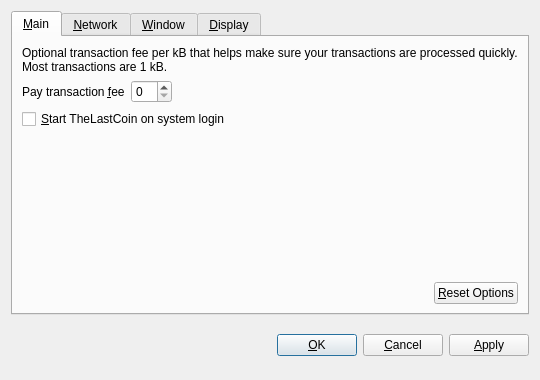
<?xml version="1.0" encoding="UTF-8"?>
<ui version="4.0">
 <class>OptionsDialog</class>
 <widget class="QDialog" name="OptionsDialog">
  <property name="geometry">
   <rect>
    <x>0</x>
    <y>0</y>
    <width>540</width>
    <height>380</height>
   </rect>
  </property>
  <property name="windowTitle">
   <string>Options</string>
  </property>
  <property name="modal">
   <bool>true</bool>
  </property>
  <layout class="QVBoxLayout" name="verticalLayout">
   <item>
    <widget class="QTabWidget" name="tabWidget">
     <property name="tabPosition">
      <enum>QTabWidget::North</enum>
     </property>
     <property name="currentIndex">
      <number>0</number>
     </property>
     <widget class="QWidget" name="tabMain">
      <attribute name="title">
       <string>&amp;Main</string>
      </attribute>
      <layout class="QVBoxLayout" name="verticalLayout_Main">
       <item>
        <widget class="QLabel" name="transactionFeeInfoLabel">
         <property name="text">
          <string>Optional transaction fee per kB that helps make sure your transactions are processed quickly. Most transactions are 1 kB.</string>
         </property>
         <property name="textFormat">
          <enum>Qt::PlainText</enum>
         </property>
         <property name="wordWrap">
          <bool>true</bool>
         </property>
        </widget>
       </item>
       <item>
        <layout class="QHBoxLayout" name="horizontalLayout_1_Main">
         <item>
          <widget class="QLabel" name="transactionFeeLabel">
           <property name="text">
            <string>Pay transaction &amp;fee</string>
           </property>
           <property name="textFormat">
            <enum>Qt::PlainText</enum>
           </property>
           <property name="buddy">
            <cstring>transactionFee</cstring>
           </property>
          </widget>
         </item>
         <item>
          <widget class="BitcoinAmountField" name="transactionFee"/>
         </item>
         <item>
          <spacer name="horizontalSpacer_1_Main">
           <property name="orientation">
            <enum>Qt::Horizontal</enum>
           </property>
           <property name="sizeHint" stdset="0">
            <size>
             <width>40</width>
             <height>20</height>
            </size>
           </property>
          </spacer>
         </item>
        </layout>
       </item>
       <item>
        <widget class="QCheckBox" name="bitcoinAtStartup">
         <property name="toolTip">
          <string>Automatically start TheLastCoin after logging in to the system.</string>
         </property>
         <property name="text">
          <string>&amp;Start TheLastCoin on system login</string>
         </property>
        </widget>
       </item>
       <item>
        <spacer name="verticalSpacer_Main">
         <property name="orientation">
          <enum>Qt::Vertical</enum>
         </property>
         <property name="sizeHint" stdset="0">
          <size>
           <width>20</width>
           <height>40</height>
          </size>
         </property>
        </spacer>
       </item>
       <item>
        <layout class="QHBoxLayout" name="horizontalLayout_2_Main">
         <item>
          <spacer name="horizontalSpacer_2_Main">
           <property name="orientation">
            <enum>Qt::Horizontal</enum>
           </property>
           <property name="sizeHint" stdset="0">
            <size>
             <width>40</width>
             <height>20</height>
            </size>
           </property>
          </spacer>
         </item>
         <item>
          <widget class="QPushButton" name="resetButton">
           <property name="toolTip">
            <string>Reset all client options to default.</string>
           </property>
           <property name="text">
            <string>&amp;Reset Options</string>
           </property>
           <property name="autoDefault">
            <bool>false</bool>
           </property>
          </widget>
         </item>
        </layout>
       </item>
      </layout>
     </widget>
     <widget class="QWidget" name="tabNetwork">
      <attribute name="title">
       <string>&amp;Network</string>
      </attribute>
      <layout class="QVBoxLayout" name="verticalLayout_Network">
       <item>
        <widget class="QCheckBox" name="mapPortUpnp">
         <property name="toolTip">
          <string>Automatically open the TheLastCoin client port on the router. This only works when your router supports UPnP and it is enabled.</string>
         </property>
         <property name="text">
          <string>Map port using &amp;UPnP</string>
         </property>
        </widget>
       </item>
       <item>
        <widget class="QCheckBox" name="connectSocks">
         <property name="toolTip">
          <string>Connect to the TheLastCoin network through a SOCKS proxy (e.g. when connecting through Tor).</string>
         </property>
         <property name="text">
          <string>&amp;Connect through SOCKS proxy:</string>
         </property>
        </widget>
       </item>
       <item>
        <layout class="QHBoxLayout" name="horizontalLayout_Network">
         <item>
          <widget class="QLabel" name="proxyIpLabel">
           <property name="text">
            <string>Proxy &amp;IP:</string>
           </property>
           <property name="textFormat">
            <enum>Qt::PlainText</enum>
           </property>
           <property name="buddy">
            <cstring>proxyIp</cstring>
           </property>
          </widget>
         </item>
         <item>
          <widget class="QValidatedLineEdit" name="proxyIp">
           <property name="maximumSize">
            <size>
             <width>140</width>
             <height>16777215</height>
            </size>
           </property>
           <property name="toolTip">
            <string>IP address of the proxy (e.g. 127.0.0.1)</string>
           </property>
          </widget>
         </item>
         <item>
          <widget class="QLabel" name="proxyPortLabel">
           <property name="text">
            <string>&amp;Port:</string>
           </property>
           <property name="textFormat">
            <enum>Qt::PlainText</enum>
           </property>
           <property name="buddy">
            <cstring>proxyPort</cstring>
           </property>
          </widget>
         </item>
         <item>
          <widget class="QLineEdit" name="proxyPort">
           <property name="maximumSize">
            <size>
             <width>55</width>
             <height>16777215</height>
            </size>
           </property>
           <property name="toolTip">
            <string>Port of the proxy (e.g. 9050)</string>
           </property>
          </widget>
         </item>
         <item>
          <widget class="QLabel" name="socksVersionLabel">
           <property name="text">
            <string>SOCKS &amp;Version:</string>
           </property>
           <property name="textFormat">
            <enum>Qt::PlainText</enum>
           </property>
           <property name="buddy">
            <cstring>socksVersion</cstring>
           </property>
          </widget>
         </item>
         <item>
          <widget class="QValueComboBox" name="socksVersion">
           <property name="toolTip">
            <string>SOCKS version of the proxy (e.g. 5)</string>
           </property>
          </widget>
         </item>
         <item>
          <spacer name="horizontalSpacer_Network">
           <property name="orientation">
            <enum>Qt::Horizontal</enum>
           </property>
           <property name="sizeHint" stdset="0">
            <size>
             <width>40</width>
             <height>20</height>
            </size>
           </property>
          </spacer>
         </item>
        </layout>
       </item>
       <item>
        <spacer name="verticalSpacer_Network">
         <property name="orientation">
          <enum>Qt::Vertical</enum>
         </property>
         <property name="sizeHint" stdset="0">
          <size>
           <width>20</width>
           <height>40</height>
          </size>
         </property>
        </spacer>
       </item>
      </layout>
     </widget>
     <widget class="QWidget" name="tabWindow">
      <attribute name="title">
       <string>&amp;Window</string>
      </attribute>
      <layout class="QVBoxLayout" name="verticalLayout_Window">
       <item>
        <widget class="QCheckBox" name="minimizeToTray">
         <property name="toolTip">
          <string>Show only a tray icon after minimizing the window.</string>
         </property>
         <property name="text">
          <string>&amp;Minimize to the tray instead of the taskbar</string>
         </property>
        </widget>
       </item>
       <item>
        <widget class="QCheckBox" name="minimizeOnClose">
         <property name="toolTip">
          <string>Minimize instead of exit the application when the window is closed. When this option is enabled, the application will be closed only after selecting Quit in the menu.</string>
         </property>
         <property name="text">
          <string>M&amp;inimize on close</string>
         </property>
        </widget>
       </item>
       <item>
        <spacer name="verticalSpacer_Window">
         <property name="orientation">
          <enum>Qt::Vertical</enum>
         </property>
         <property name="sizeHint" stdset="0">
          <size>
           <width>20</width>
           <height>40</height>
          </size>
         </property>
        </spacer>
       </item>
      </layout>
     </widget>
     <widget class="QWidget" name="tabDisplay">
      <attribute name="title">
       <string>&amp;Display</string>
      </attribute>
      <layout class="QVBoxLayout" name="verticalLayout_Display">
       <item>
        <layout class="QHBoxLayout" name="horizontalLayout_1_Display">
         <item>
          <widget class="QLabel" name="langLabel">
           <property name="text">
            <string>User Interface &amp;language:</string>
           </property>
           <property name="textFormat">
            <enum>Qt::PlainText</enum>
           </property>
           <property name="buddy">
            <cstring>lang</cstring>
           </property>
          </widget>
         </item>
         <item>
          <widget class="QValueComboBox" name="lang">
           <property name="toolTip">
            <string>The user interface language can be set here. This setting will take effect after restarting TheLastCoin.</string>
           </property>
          </widget>
         </item>
        </layout>
       </item>
       <item>
        <layout class="QHBoxLayout" name="horizontalLayout_2_Display">
         <item>
          <widget class="QLabel" name="unitLabel">
           <property name="text">
            <string>&amp;Unit to show amounts in:</string>
           </property>
           <property name="textFormat">
            <enum>Qt::PlainText</enum>
           </property>
           <property name="buddy">
            <cstring>unit</cstring>
           </property>
          </widget>
         </item>
         <item>
          <widget class="QValueComboBox" name="unit">
           <property name="toolTip">
            <string>Choose the default subdivision unit to show in the interface and when sending coins.</string>
           </property>
          </widget>
         </item>
        </layout>
       </item>
       <item>
        <widget class="QCheckBox" name="displayAddresses">
         <property name="toolTip">
          <string>Whether to show TheLastCoin addresses in the transaction list or not.</string>
         </property>
         <property name="text">
          <string>&amp;Display addresses in transaction list</string>
         </property>
        </widget>
       </item>
       <item>
        <widget class="QCheckBox" name="coinControlFeatures">
         <property name="toolTip">
          <string>Whether to show coin control features or not.</string>
         </property>
         <property name="text">
          <string>Display coin &amp;control features (experts only!)</string>
         </property>
        </widget>
       </item>
       <item>
        <spacer name="verticalSpacer_Display">
         <property name="orientation">
          <enum>Qt::Vertical</enum>
         </property>
         <property name="sizeHint" stdset="0">
          <size>
           <width>20</width>
           <height>40</height>
          </size>
         </property>
        </spacer>
       </item>
      </layout>
     </widget>
    </widget>
   </item>
   <item>
    <layout class="QHBoxLayout" name="horizontalLayout_Buttons">
     <item>
      <spacer name="horizontalSpacer_1">
       <property name="orientation">
        <enum>Qt::Horizontal</enum>
       </property>
       <property name="sizeHint" stdset="0">
        <size>
         <width>40</width>
         <height>48</height>
        </size>
       </property>
      </spacer>
     </item>
     <item>
      <widget class="QLabel" name="statusLabel">
       <property name="font">
        <font>
         <weight>75</weight>
         <bold>true</bold>
        </font>
       </property>
       <property name="text">
        <string/>
       </property>
       <property name="textFormat">
        <enum>Qt::PlainText</enum>
       </property>
       <property name="wordWrap">
        <bool>true</bool>
       </property>
      </widget>
     </item>
     <item>
      <spacer name="horizontalSpacer_2">
       <property name="orientation">
        <enum>Qt::Horizontal</enum>
       </property>
       <property name="sizeHint" stdset="0">
        <size>
         <width>40</width>
         <height>48</height>
        </size>
       </property>
      </spacer>
     </item>
     <item>
      <widget class="QPushButton" name="okButton">
       <property name="text">
        <string>&amp;OK</string>
       </property>
      </widget>
     </item>
     <item>
      <widget class="QPushButton" name="cancelButton">
       <property name="text">
        <string>&amp;Cancel</string>
       </property>
       <property name="autoDefault">
        <bool>false</bool>
       </property>
      </widget>
     </item>
     <item>
      <widget class="QPushButton" name="applyButton">
       <property name="text">
        <string>&amp;Apply</string>
       </property>
       <property name="autoDefault">
        <bool>false</bool>
       </property>
      </widget>
     </item>
    </layout>
   </item>
  </layout>
 </widget>
 <customwidgets>
  <customwidget>
   <class>BitcoinAmountField</class>
   <extends>QSpinBox</extends>
   <header>bitcoinamountfield.h</header>
  </customwidget>
  <customwidget>
   <class>QValueComboBox</class>
   <extends>QComboBox</extends>
   <header>qvaluecombobox.h</header>
  </customwidget>
  <customwidget>
   <class>QValidatedLineEdit</class>
   <extends>QLineEdit</extends>
   <header>qvalidatedlineedit.h</header>
  </customwidget>
 </customwidgets>
 <resources/>
 <connections/>
</ui>
